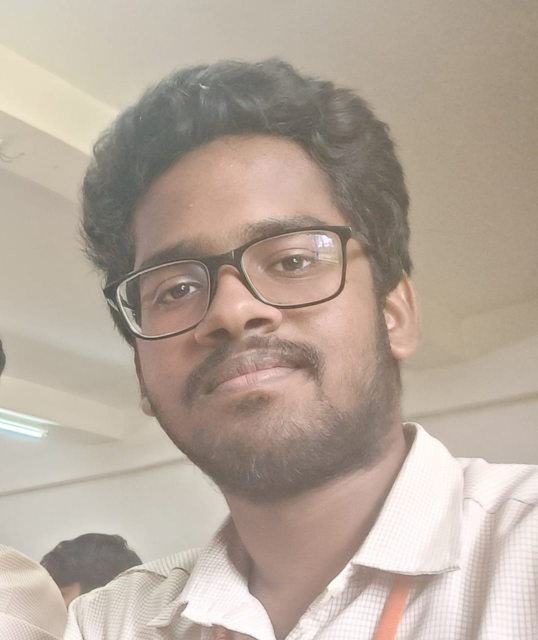
#> input picture Face Recognition/Room Train/Aravind/WhatsApp Image 2024-12-14 at 21.33.22.jpeg, 1076 x 1280 px, found by its file name (shown at 1/2 size); its folder holds only this picture in this run
$ python web_cam_model.py
#> lines starting #> are read from the running program, lines starting #| are printed output that depends on the picture
import cv2
import os
import numpy as np
from PIL import Image


dataset_path = "Face Recognition\Room Train"

face_detector = cv2.CascadeClassifier(cv2.data.haarcascades + "haarcascade_frontalface_default.xml")

face_recognizer = cv2.face.LBPHFaceRecognizer_create()


def get_images_and_labels(dataset_path):
#> called with dataset_path = 'Face Recognition\\Room Train'
    face_samples = []
    labels = []
    name_to_id = {}
    current_id = 0

    for person_name in os.listdir(dataset_path):
        person_path = os.path.join(dataset_path, person_name)

        if not os.path.isdir(person_path):
            continue

        if person_name not in name_to_id:
            name_to_id[person_name] = current_id
            current_id += 1


        for image_name in os.listdir(person_path):
            image_path = os.path.join(person_path, image_name)
            try:

                image = Image.open(image_path).convert("L")
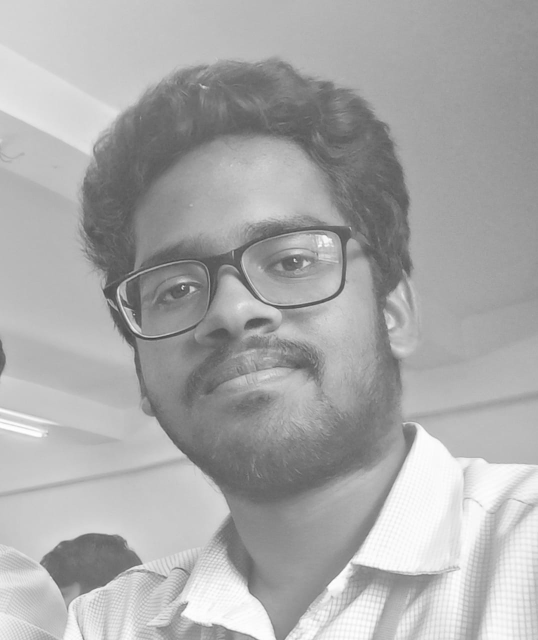
#> image: PIL image 1076x1280 L (shown at 1/2 size); min 57, max 255, mean 170
                image_np = np.array(image, "uint8")

                # Detect faces
                faces = face_detector.detectMultiScale(image_np, scaleFactor=1.2, minNeighbors=5)
#> faces = [[160, 277, 623, 623]]
                for (x, y, w, h) in faces:
                    face_resized = cv2.resize(image_np[y:y+h, x:x+w], (200, 200))  # Resize for consistency
                    face_samples.append(face_resized)
                    labels.append(name_to_id[person_name])
#> this loop made 1 pass
#> pass 1, in get_images_and_labels, `face_resized = cv2.resize(image_np[y:y+h, x:x+w], (200, 200))`:
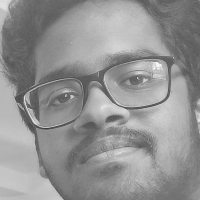
#> face_resized: shape (200, 200); min 58, max 249, mean 146.7
#> after the loop, face_samples = 1 item; labels = [0]
            except Exception as e:
                print(f"Error processing {image_path}: {e}")
#> pass 2 of the loop in get_images_and_labels, `for person_name in os.listdir(dataset_path):`:
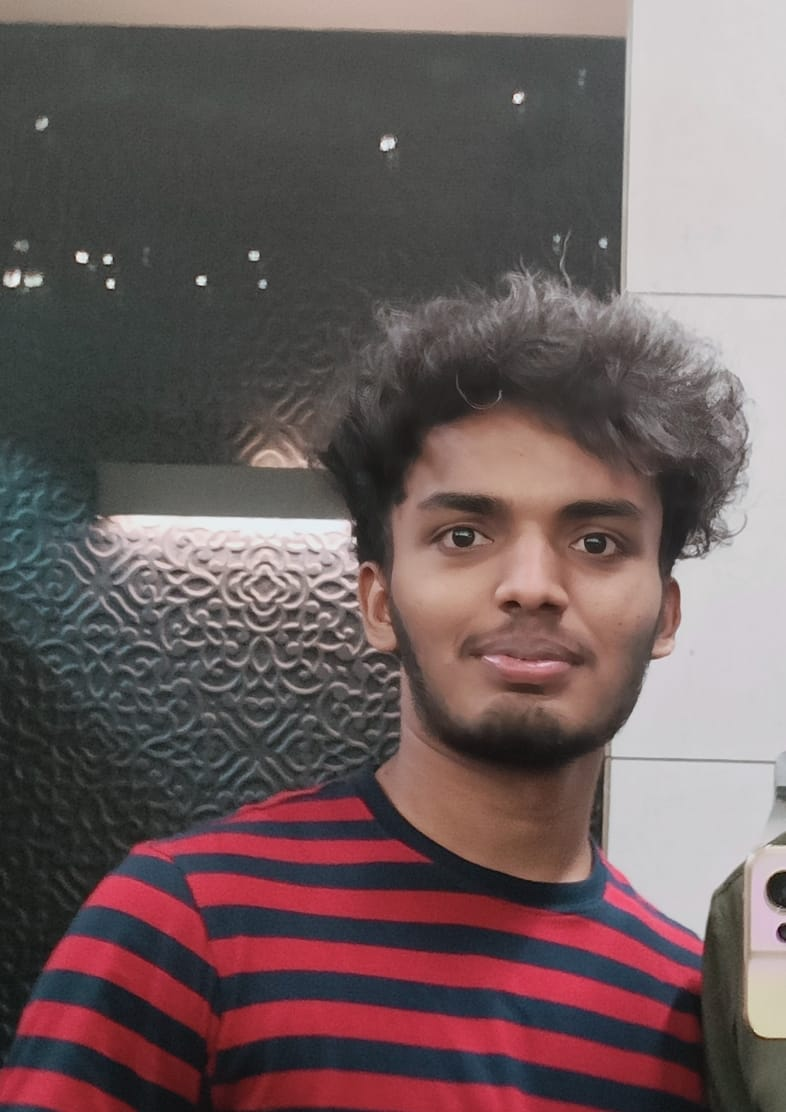
#> input picture Face Recognition/Room Train/Hari/WhatsApp Image 2024-12-14 at 21.39.16.jpeg, 786 x 1112 px, found by its file name
#> in get_images_and_labels, `image = Image.open(image_path).convert("L")`:
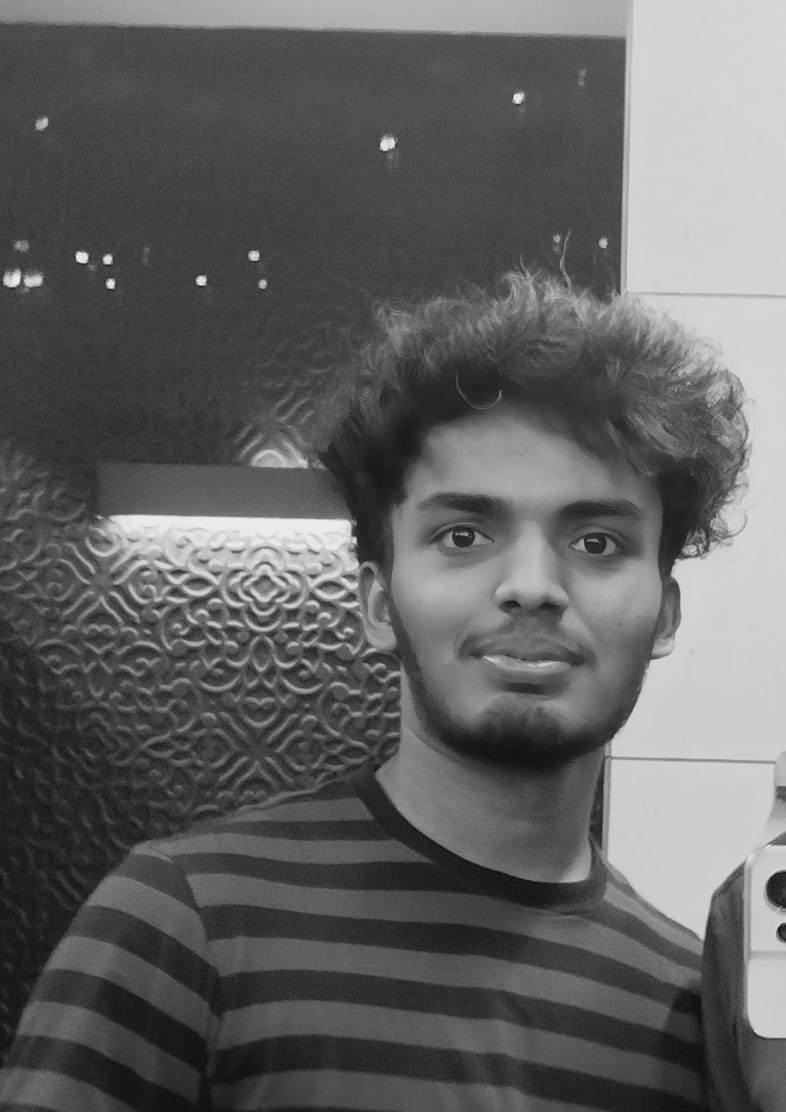
#> image: PIL image 786x1112 L; min 10, max 246, mean 98.2
#> in get_images_and_labels, `faces = face_detector.detectMultiScale(image_np, scaleFactor=1.2, minN..`: faces = [[363, 405, 335, 335]]
#> the loop in get_images_and_labels, `for (x, y, w, h) in faces:` made 1 pass
#> pass 1, in get_images_and_labels, `face_resized = cv2.resize(image_np[y:y+h, x:x+w], (200, 200))`:
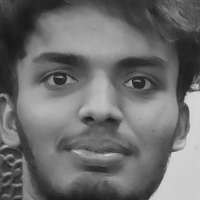
#> face_resized: shape (200, 200); min 24, max 215, mean 109.3
#> after the loop in get_images_and_labels, `for (x, y, w, h) in faces:`: face_samples = 2 items; labels = [0, 1]

    return face_samples, labels, name_to_id

# Train the model
print("Training the model...")
faces, labels, name_to_id = get_images_and_labels(dataset_path)
#> faces = 2 items; labels = [0, 1]; name_to_id = {'Aravind': 0, 'Hari': 1}
face_recognizer.train(faces, np.array(labels))

# Save the trained model and label map
face_recognizer.save("Face Recognition/trained_model.yml")
np.save("Face Recognition/name_to_id.npy", name_to_id)

print("Model trained and saved successfully!")
print("Label Mapping:", name_to_id)
#| Label Mapping: {'Aravind': 0, 'Hari': 1}
